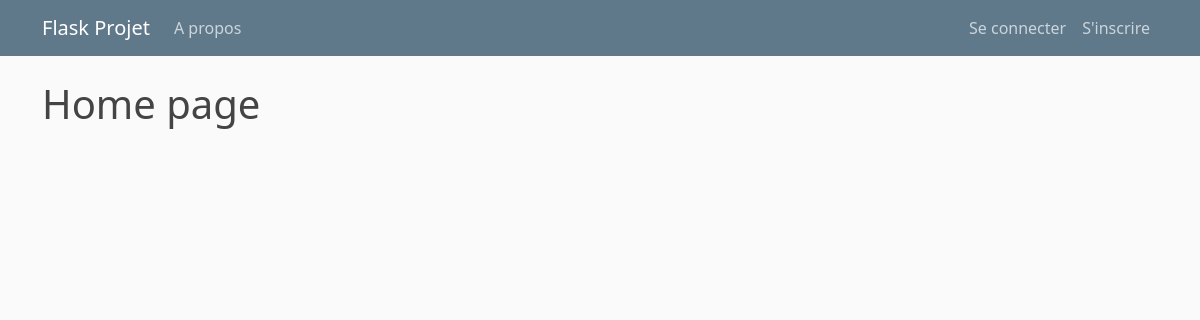
The app's page /home, older data.
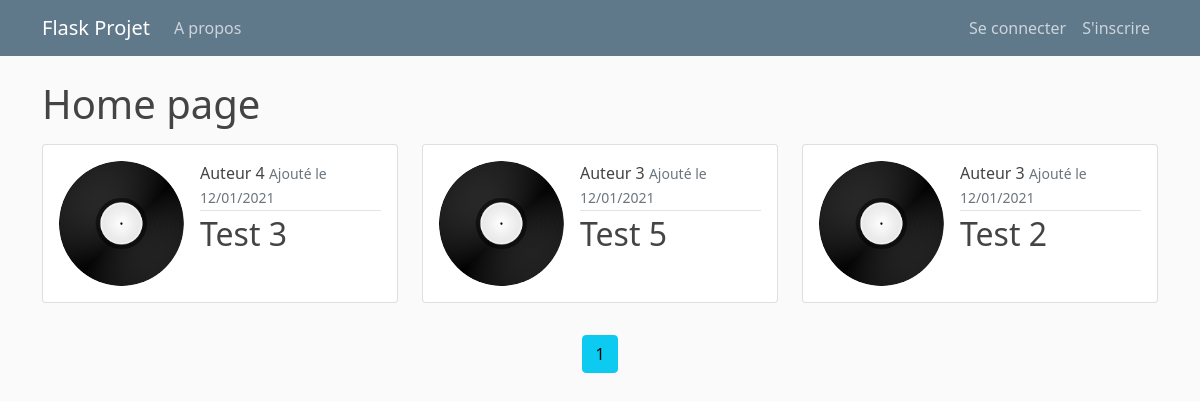
The same page, newer data.
### flaskblog/models.py (models this page shows, shortened)
class Album(db.Model):
    __tablename__ = 'albums'
    id = db.Column(db.Integer, primary_key=True)
    title = db.Column(db.String(100), nullable=False)
    date_posted = db.Column(db.DateTime, nullable=False, default=datetime.datetime.now())
    release_year = db.Column(db.Integer, nullable=False)
    img = db.Column(db.String(100), nullable=False, default='default_cover.jpg')
    author_id = db.Column(db.Integer, db.ForeignKey('authors.id'), nullable=False) #Un album possède un unique author

class Author(db.Model):
    __tablename__ = 'authors'
    id = db.Column(db.Integer, primary_key=True)
    name = db.Column(db.String(50), nullable=False)
    albums = db.relationship('Album', backref='author', lazy=True) #Un author peut avoir plusieurs albums

### flaskblog/routes.py (the view)
@app.route("/")
@app.route("/home", methods=['GET', 'POST'])
def home():
    page = request.args.get('page', 1, type=int)
    albums = Album.query.order_by(Album.date_posted.desc()).paginate(page=page, per_page=6)
    return render_template('home.html', albums=albums, form=AlbumSearchForm)

### flaskblog/templates/home.html
{% extends "layout.html" %}
{% block content %}
    <h1>Home page</h1>
    <div class="row">
    {% for album in albums.items %}
      <div class="col-sm-4 my-2">
        <div class="card">
          <div class="card-body d-flex">
            <img src="{{ url_for('static', filename='album_pics/' + album.img) }}" class="rounded-circle article-img" alt="">
            <div>
              <div class="article-metadata">
                <a href="#" class="article-title text-decoration-none">{{ album.author.name }}</a>
                <small class="text-muted">{{ album.date_posted.strftime('Ajouté le %d/%m/%Y') }}</small>
              </div>
              <h2><a class="article-title text-decoration-none" href="{{ url_for('album', album_id=album.id)}}">{{ album.title }}</a></h5>
            </div>
          </div>
        </div>
      </div>
    {% endfor %}
  </div>
  <div class="d-flex justify-content-center">
    {% for page_num in albums.iter_pages(left_edge=1, right_edge=1, left_current=1, right_current=2) %}
      {% if page_num %}
        {% if albums.page == page_num %}
          <a class="btn btn-info my-4 mx-1" href="{{ url_for('home', page=page_num) }}">{{ page_num }}</a>
        {% else %}
          <a class="btn btn-outline-info my-4 mx-1" href="{{ url_for('home', page=page_num) }}">{{ page_num }}</a>
        {% endif %}
      {% else %}
        ...
      {% endif %}
    {% endfor %}
  </div>
{% endblock content %}

### flaskblog/templates/layout.html (shortened to what this page needs)
<!DOCTYPE html>
<html lang="fr">
<head>
    <link href="https://cdn.jsdelivr.net/npm/bootstrap@5.0.0-beta1/dist/css/bootstrap.min.css" rel="stylesheet">
    <link rel="stylesheet" type="text/css" href="{{ url_for('static', filename='main.css') }}">
</head>
<body>
      <header class="site-header">
        <nav class="navbar navbar-expand-md navbar-dark bg-steel fixed-top">
          <div class="container">
            <a class="navbar-brand mr-4" href="/">Flask Projet</a>
            <div class="collapse navbar-collapse d-flex justify-content-between" id="navbarToggle">
              <div class="navbar-nav mr-auto">
                <a class="nav-item nav-link" href="{{ url_for('about') }}"">A propos</a>
              </div>
              <div class="navbar-nav">
                {% if current_user.is_authenticated %}
                <a class="nav-item nav-link" href="{{ url_for('logout') }}">Deconnexion</a>
                {% else %}
                <a class="nav-item nav-link" href="{{ url_for('login') }}">Se connecter</a>
                <a class="nav-item nav-link" href="{{ url_for('register') }}">S'inscrire</a>
                {% endif %}
              </div>
            </div>
          </div>
        </nav>
      </header>
      <main role="main" class="container">
            {% block content %}{% endblock %}
      </main>
</body>
</html>

### flaskblog/static/main.css (style rules this page uses)
body { background: #fafafa; color: #333333; margin-top: 5rem; }
h1, h2, h3, h4, h5, h6 { color: #444444; }
a { text-decoration: none; }
.bg-steel { background-color: #5f788a; }
.site-header .navbar-nav .nav-link { color: #cbd5db; }
.article-title { color: #444444; }
.article-img { height: 125px; width: 125px; margin-right: 16px; }
.article-metadata { padding-bottom: 1px; margin-bottom: 4px; border-bottom: 1px solid #e3e3e3 }

Row changes from the older to the newer data that the page shows:
added Album: img (placeholder picture), author.name "Auteur 4", date_posted "Ajouté le 12/01/2021", title "Test 3"
added Album: img (placeholder picture), author.name "Auteur 3", date_posted "Ajouté le 12/01/2021", title "Test 5"
added Album: img (placeholder picture), author.name "Auteur 3", date_posted "Ajouté le 12/01/2021", title "Test 2"
Text that changed along with them:
new list line: "1"
